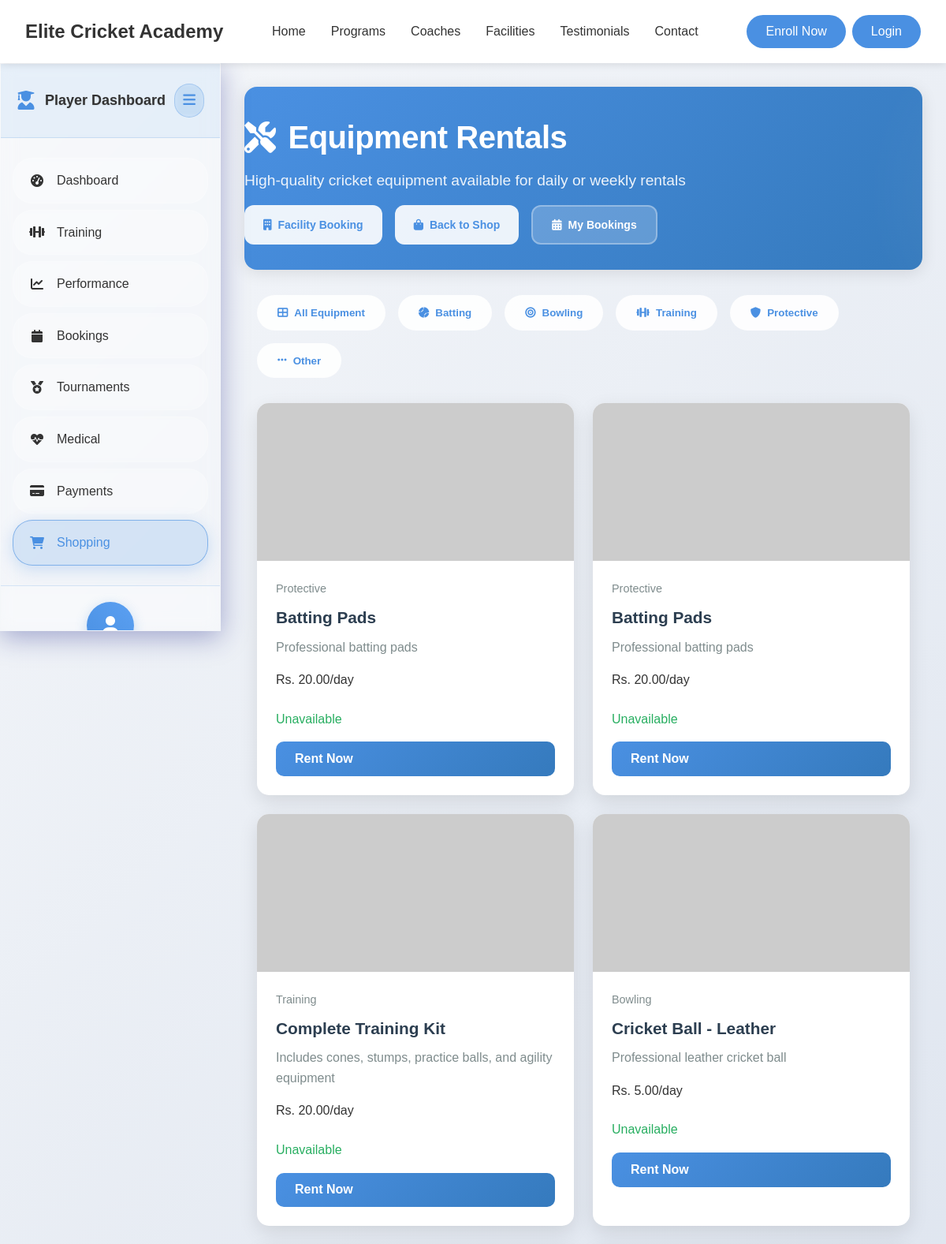
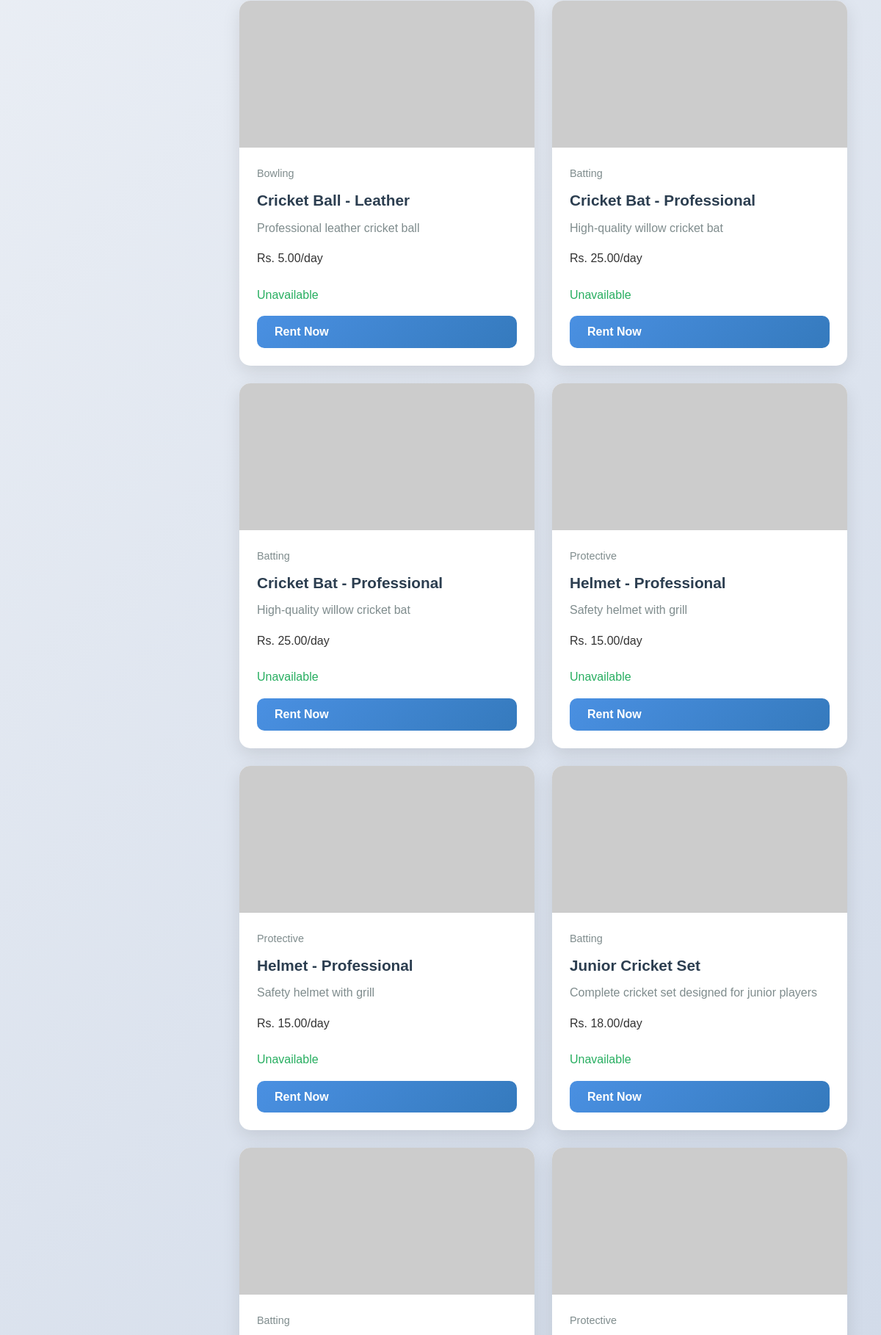
Screenshot of /player/rentals (signed in, upper part) with the database file from the repository (2 pictures, top to bottom).
### tables this page shows
CREATE TABLE `equipment` (
  `EquipmentID` int(11) NOT NULL,
  `Name` varchar(255) NOT NULL,
  `Description` text DEFAULT NULL,
  `Category` enum('Batting','Bowling','Protective','Training','Other') DEFAULT NULL,
  `AvailabilityStatus` enum('available','rented','maintenance','damaged') DEFAULT 'available',
  `RentalPrice` decimal(10,2) NOT NULL,
  `PurchasePrice` decimal(10,2) DEFAULT NULL,
  `Stock` int(11) NOT NULL DEFAULT 0 COMMENT 'Quantity of equipment items available in inventory',
  `EqCondition` enum('new','good','fair','poor') DEFAULT 'good'
);

### app/views/player/rentals.php (the view, shortened to what the rows shown need)
<?php require_once APPROOT . '/views/inc/components/dashboard_header.php'; ?>
<link rel="stylesheet" href="<?php echo URLROOT; ?>/css/player/dashboard.css">
<link rel="stylesheet" href="<?php echo URLROOT; ?>/css/player/shopping.css">
<link rel="stylesheet" href="<?php echo URLROOT; ?>/css/player/rentals.css">
<div class="player-layout">
    <div class="main-content">
        <div class="page-header">
            <div class="header-content">
                <div class="header-text">
                    <h1><i class="fas fa-tools"></i> Equipment Rentals</h1>
                </div>
            </div>
        </div>
        <div class="items-grid" id="rentals-grid">
            <?php
                $rentals = $data['rentals'] ?? [];
                $escape = function ($value) {
                    return htmlspecialchars((string)$value, ENT_QUOTES, 'UTF-8');
                };
                $categoryKey = function ($category) {
                    $c = strtolower(trim((string)$category));
                    if ($c === 'batting') return 'batting';
                    if ($c === 'bowling') return 'bowling';
                    if ($c === 'training') return 'training';
                    if ($c === 'protective') return 'protective';
                    return 'other';
                };
                $conditionMeta = function ($condition) {
                    $c = strtolower(trim((string)$condition));
                    if ($c === 'new') return ['excellent', 'Excellent'];
                    if ($c === 'good') return ['good', 'Good'];
                    return ['fair', 'Fair'];
                };
                $placeholderUrl = function ($label) {
                    return 'https://via.placeholder.com/300x200?text=' . urlencode((string)$label);
                };
            ?>
            <?php if (!empty($rentals)) : ?>
                <?php foreach ($rentals as $equipment) : ?>
                    <?php
                        $name = $equipment->Name ?? 'Equipment';
                        $category = $equipment->Category ?? 'Other';
                        $categoryFilterKey = $categoryKey($category);
                        $availability = strtolower((string)($equipment->AvailabilityStatus ?? 'available'));
                        $stock = (int)($equipment->Stock ?? 0);
                        $canRent = ($availability === 'available' && $stock > 0);
                        [$conditionClass, $conditionLabel] = $conditionMeta($equipment->EqCondition ?? 'good');
                        $dailyRate = (float)($equipment->RentalPrice ?? 0);
                        $dbImage = trim((string)($equipment->equipmentImage ?? ''));
                        $image = $dbImage !== ''
                            ? (URLROOT . '/' . ltrim($dbImage, '/'))
                            : $placeholderUrl($name);
                        $imageFallback = $placeholderUrl($name);
                    ?>
                    <div class="card-item" data-category="<?php echo $escape($categoryFilterKey); ?>" data-condition="<?php echo $escape($conditionLabel); ?>">
                        <div class="card-image">
                            <img src="<?php echo $escape($image); ?>" alt="<?php echo $escape($name); ?>" onerror="this.src='<?php echo $escape($imageFallback); ?>'" />
                        </div>
                        <div class="card-body">
                            <div class="equipment-category"><?php echo $escape($category); ?></div>
                            <h3 class="card-title"><?php echo $escape($name); ?></h3>
                            <?php if (!empty($equipment->Description)) : ?>
                                <p class="card-description"><?php echo $escape($equipment->Description); ?></p>
                            <?php endif; ?>
                            <div class="price-section">
                                <span class="price-current">Rs. <?php echo number_format($dailyRate, 2); ?>/day</span>
                            </div>
                            <div class="product-stock">
                                <?php if ($canRent) : ?>
                                    ✓ Available (<?php echo (int)$stock; ?> in stock)
                                <?php else : ?>
                                    Unavailable
                                <?php endif; ?>
                            </div>
                            <div class="product-actions">
                                <button class="btn btn-card rent-equipment" data-equipment-id="<?php echo $escape($equipment->EquipmentID ?? ''); ?>" data-name="<?php echo $escape($name); ?>" data-condition="<?php echo $escape($conditionLabel); ?>" data-rate="<?php echo $escape($dailyRate); ?>" <?php echo $canRent ? '' : 'disabled'; ?>>
                                    Rent Now
                                </button>
                            </div>
                        </div>
                    </div>
                <?php endforeach; ?>
            <?php else : ?>
                <div class="payment-card" style="grid-column: 1 / -1;">
                    <p>No equipment found in the database.</p>
                </div>
            <?php endif; ?>
        </div>
    </div>
</div>
<?php require_once APPROOT . '/views/inc/components/footer.php'; ?>

### rows the page displays
equipment: Category "Protective", Name "Batting Pads", Description "Professional batting pads", RentalPrice "20.00", AvailabilityStatus "Unavailable"
equipment: Category "Protective", Name "Batting Pads", Description "Professional batting pads", RentalPrice "20.00", AvailabilityStatus "Unavailable"
equipment: Category "Training", Name "Complete Training Kit", Description "Includes cones, stumps, practice balls, and agility equipment", RentalPrice "20.00", AvailabilityStatus "Unavailable"
equipment: Category "Bowling", Name "Cricket Ball - Leather", Description "Professional leather cricket ball", RentalPrice "5.00", AvailabilityStatus "Unavailable"
equipment: Category "Bowling", Name "Cricket Ball - Leather", Description "Professional leather cricket ball", RentalPrice "5.00", AvailabilityStatus "Unavailable"
equipment: Category "Batting", Name "Cricket Bat - Professional", Description "High-quality willow cricket bat", RentalPrice "25.00", AvailabilityStatus "Unavailable"
equipment: Category "Batting", Name "Cricket Bat - Professional", Description "High-quality willow cricket bat", RentalPrice "25.00", AvailabilityStatus "Unavailable"
equipment: Category "Protective", Name "Helmet - Professional", Description "Safety helmet with grill", RentalPrice "15.00", AvailabilityStatus "Unavailable"
equipment: Category "Protective", Name "Helmet - Professional", Description "Safety helmet with grill", RentalPrice "15.00", AvailabilityStatus "Unavailable"
equipment: Category "Batting", Name "Junior Cricket Set", Description "Complete cricket set designed for junior players", RentalPrice "18.00", AvailabilityStatus "Unavailable"
equipment: Category "Batting"
equipment: Category "Protective"
